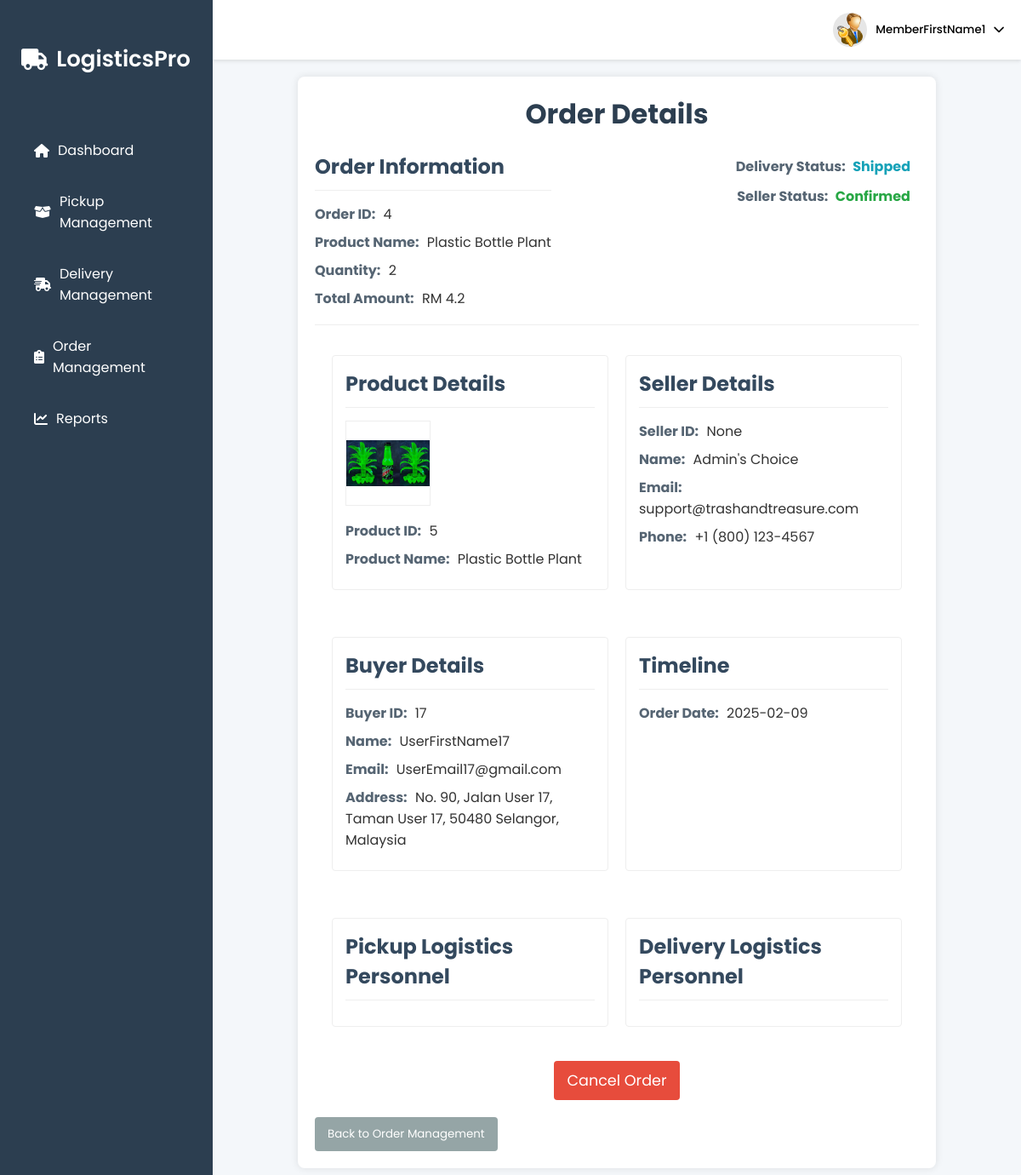
Page /logistic/order_details_logistics/4 (signed in) on the earlier database version.
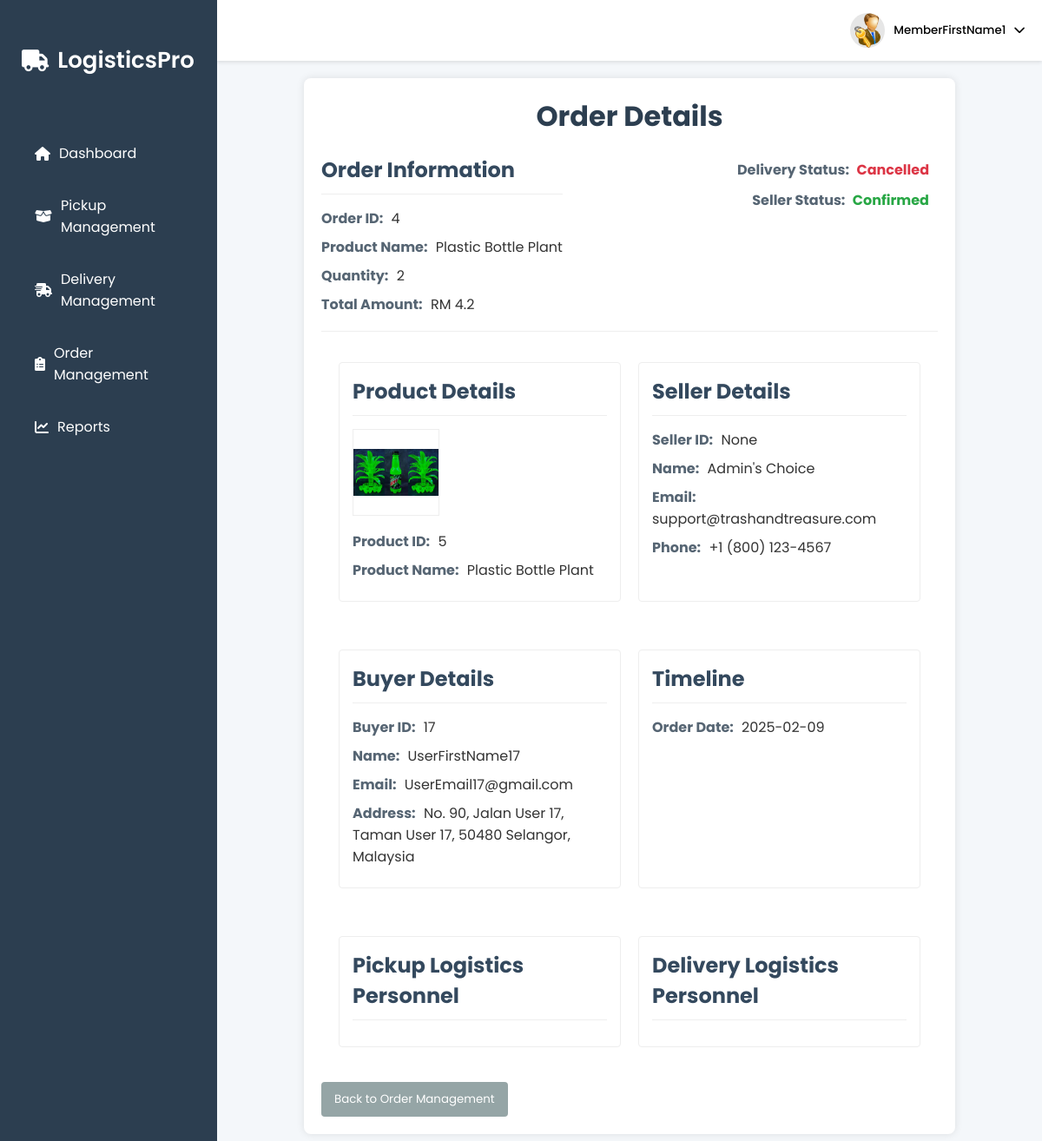
Same page on the later database version.
### tables this page shows
CREATE TABLE orders (
        id INTEGER PRIMARY KEY AUTOINCREMENT,
        buyer_id INTEGER NOT NULL,
        product_id INTEGER NOT NULL, 
        quantity INTEGER NOT NULL,
        date DATE NOT NULL,
        payment_method TEXT NOT NULL,
        delivery_status TEXT DEFAULT 'Pending',
        seller_status TEXT DEFAULT 'Pending',
        total_amount DECIMAL(10,2) NOT NULL,
        FOREIGN KEY (buyer_id) REFERENCES user(pid) ON DELETE CASCADE ON UPDATE CASCADE
        FOREIGN KEY (product_id) REFERENCES products(id) 
    );

### logistic_feature.py (the view)
@logistic_blueprint.route("/order_details_logistics/<int:order_id>", methods=['GET'])
def order_details_logistics(order_id):
    member_id = session.get("member_id")
    if not member_id:
        flash("Please log in to access this page.", "danger")
        return redirect(url_for("logistic.login"))
    con = get_connect_db()
    cur = con.cursor()
    order = cur.execute("""
        SELECT
            o.id as order_id,
            o.buyer_id,
            o.product_id,
            o.quantity as order_quantity,
            o.date,
            o.total_amount,
            o.delivery_status,
            o.seller_status,
            p.name as product_name,
            p.image_path as product_image_path,
            p.price as product_price,
            s.id as seller_id,
            s.name as seller_name,
            s.email as seller_email,
            s.phone_number as seller_phone,
            u.firstName as buyer_name,
            u.email as buyer_email,
            u.address as buyer_address,
            ad.pickup_date,
            ad.arrival_date,
            ad.delivered_date,
            m1.firstName as delivery_assigned_member_name,
            m1.pid as delivery_assigned_member_id,
            m2.firstName as delivery_status_updated_member_name,
            m2.pid as delivery_status_updated_member_id,
            pr.courier,
            m3.firstName as pickup_assigned_member_name,
            m3.pid as pickup_assigned_member_id,
            m4.firstName as pickup_status_updated_member_name,
            m4.pid as pickup_status_updated_member_id
        FROM orders o
        JOIN products p ON o.product_id = p.id
        LEFT JOIN sellers s ON p.seller_id = s.id
        LEFT JOIN user u ON o.buyer_id = u.pid
        LEFT JOIN assign_delivery ad ON o.id = ad.order_id
        LEFT JOIN pickup_request pr ON o.id = pr.order_id
        LEFT JOIN member m1 ON ad.assigned_member_id = m1.pid
        LEFT JOIN member m2 ON ad.status_updated_member_id = m2.pid
        LEFT JOIN member m3 ON pr.assigned_member_id = m3.pid
        LEFT JOIN member m4 ON pr.status_updated_member_id = m4.pid
        WHERE o.id = ?
        """, (order_id,)).fetchone()
    if not order:
        flash("Order not found in our database.", "warning")
        return redirect(url_for("logistic.order_management"))
    try:
        int(order['seller_id'])
    except (ValueError, TypeError):
        order = dict(order) # Convert to dictionary so that we can assign new key:value
        order['seller_name'] = "Admin's Choice"
        order['seller_email'] = "support@trashandtreasure.com" # Added dummy admin email
        order['seller_phone'] = "+1 (800) 123-4567" # Added dummy admin phone
    con.close()
    return render_template("order_details_logistics.html", order=order)

### db.py (called while the page is built)
def get_connect_db():
    conn = sqlite3.connect(DATABASE_PATH)
    conn.row_factory = sqlite3.Row
    return conn

### web.py (called while the page is built)
@app.after_request
def add_header(response):
    response.headers["Cache-Control"] = "no-store, no-cache, must-revalidate, post-check=0, pre-check=0, max-age=0"
    response.headers["Pragma"] = "no-cache"
    response.headers["Expires"] = "0"
    return response

### templates/order_details_logistics.html (shortened to what this page needs)
{% extends "logistic_page.html" %}
{% block content %}
<link rel="stylesheet" href="/static/order_details_logistics.css">
<div class="order-details-container">
    <h1>Order Details</h1>
    <section class="order-header">
         <div class="order-info-header">
            <h2>Order Information</h2>
             <p><strong>Order ID:</strong> {{ order.order_id }}</p>
             <p><strong>Product Name:</strong> {{ order.product_name }}</p>
             <p><strong>Quantity:</strong> {{ order.order_quantity }}</p>
             <p><strong>Total Amount:</strong> RM {{ order.total_amount }}</p>
        </div>
        <div class="order-status">
              <span class="status-badge {{ order.delivery_status|lower }}"><strong>Delivery Status:</strong> {{ order.delivery_status }}</span>
              <span class="status-badge {{ order.seller_status|lower }}"><strong>Seller Status:</strong> {{ order.seller_status }}</span>
         </div>
    </section>
    <div class="content-container">
        <section class="buyer-product-info">
              <div class="product-info">
                <h2>Product Details</h2>
                     {% if order.product_image_path %}
                        <img src="{{order.product_image_path}}" alt="{{ order.product_name }}" class="product-image"/>
                     {%endif%}
                     <p><strong>Product ID:</strong> {{ order.product_id }}</p>
                    <p><strong>Product Name:</strong> {{ order.product_name }}</p>
                 </div>
                  <div class="seller-info">
                       <h2>Seller Details</h2>
                     {% if order.seller_id != 'Admin' %}
                        <p><strong>Seller ID:</strong> {{ order.seller_id }}</p>
                     {% endif %}
                    <p><strong>Name:</strong> {{ order.seller_name }}</p>
                    <p><strong>Email:</strong> {{ order.seller_email }}</p>
                      {% if order.seller_phone %}
                        <p><strong>Phone:</strong> {{ order.seller_phone }}</p>
                       {% endif %}
                </div>
        </section>
    </div>
     <div class="content-container">
        <section class="buyer-product-info">
              <div class="product-info">
                  <h2>Buyer Details</h2>
                      <p><strong>Buyer ID:</strong> {{ order.buyer_id }}</p>
                      <p><strong>Name:</strong> {{ order.buyer_name }}</p>
                     <p><strong>Email:</strong> {{ order.buyer_email }}</p>
                     <p><strong>Address:</strong> {{ order.buyer_address }}</p>
                </div>
                  <div class="seller-info">
                     <h2>Timeline</h2>
                      <p><strong>Order Date:</strong> {{ order.date }}</p>
                  </div>
          </section>
    </div>
    <div class="content-container">
        <section class="buyer-product-info">
            <div class="product-info">
                <h2>Pickup Logistics Personnel</h2>
            </div>
            <div class="seller-info">
                <h2>Delivery Logistics Personnel</h2>
            </div>
        </section>
    </div>
    <div class="delivery-actions" id="delivery-actions">
      {% if order.delivery_status != 'Delivered' and  order.delivery_status != 'Cancelled' %}
            <form method="post" action="{{ url_for('logistic.cancel_order', order_id=order.order_id) }}" onsubmit="return confirmCancellation()">
                <button type="submit" class="cancel-btn">Cancel Order</button>
            </form>
        {% endif %}
    </div>
    <button class="back-button" onclick="window.location.href='{{ url_for('logistic.order_management') }}'">Back to Order Management</button>
</div>
{% endblock %}

Differences in the rows shown:
changed orders "Confirmed": delivery_status "Shipped" → "Cancelled"
Other differences:
text no longer shown: "Cancel Order"
